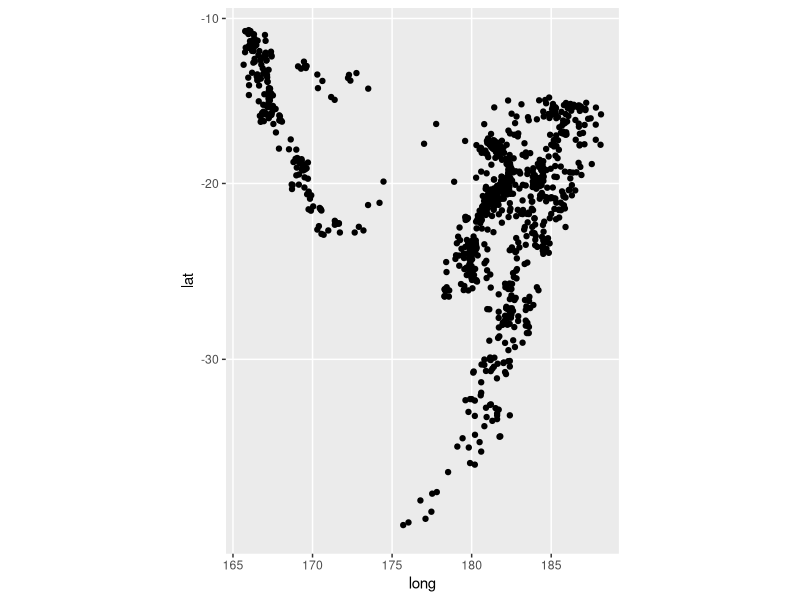
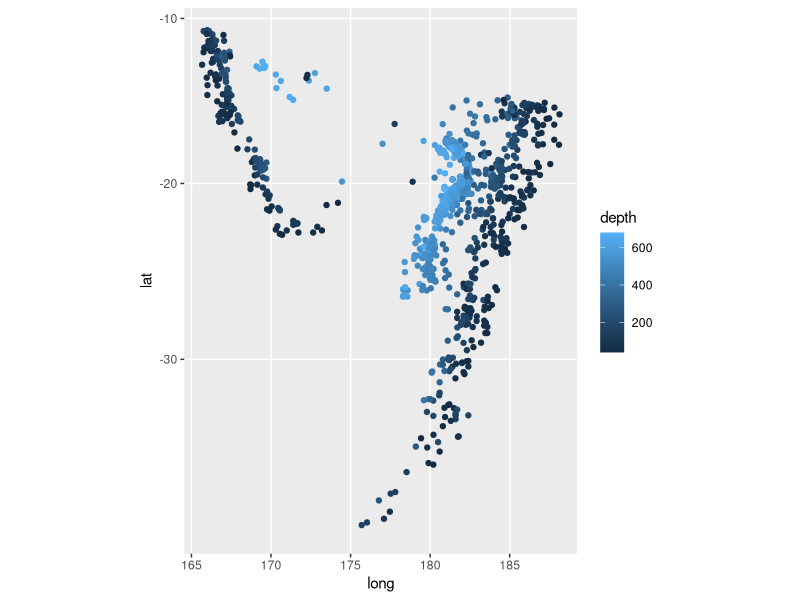
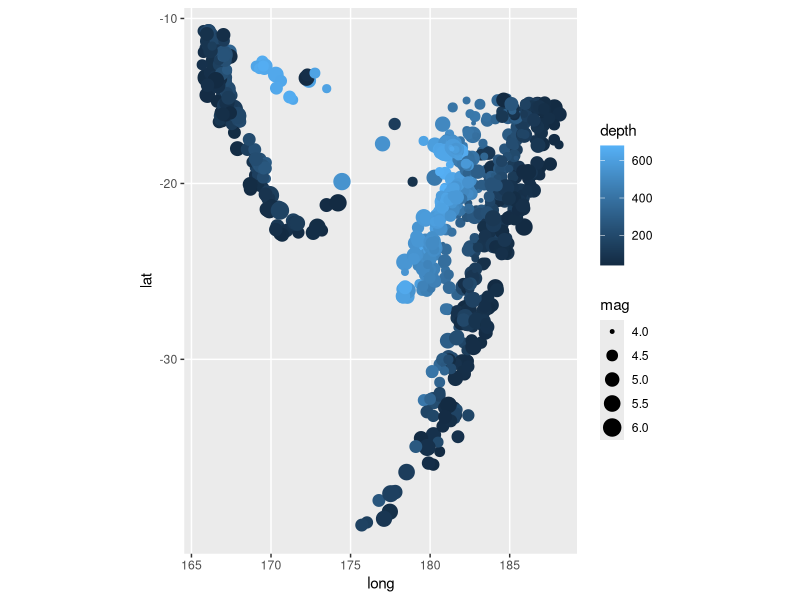
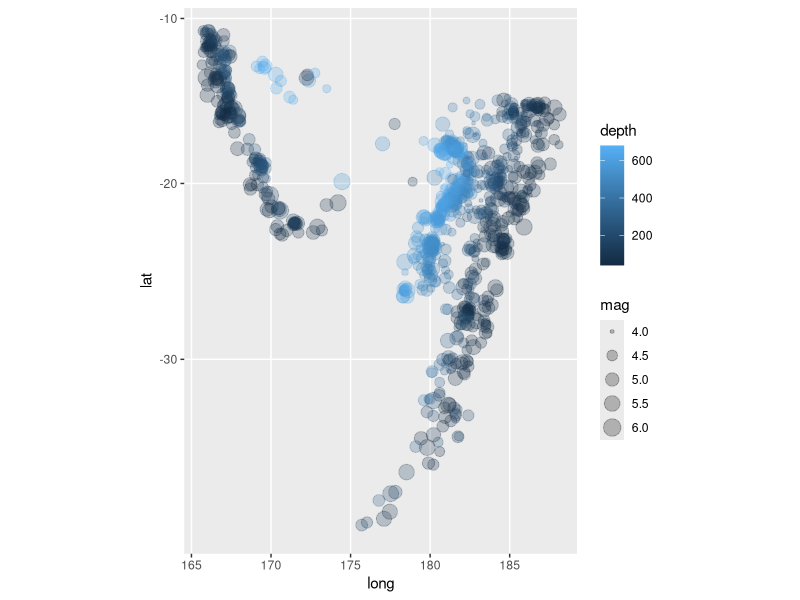
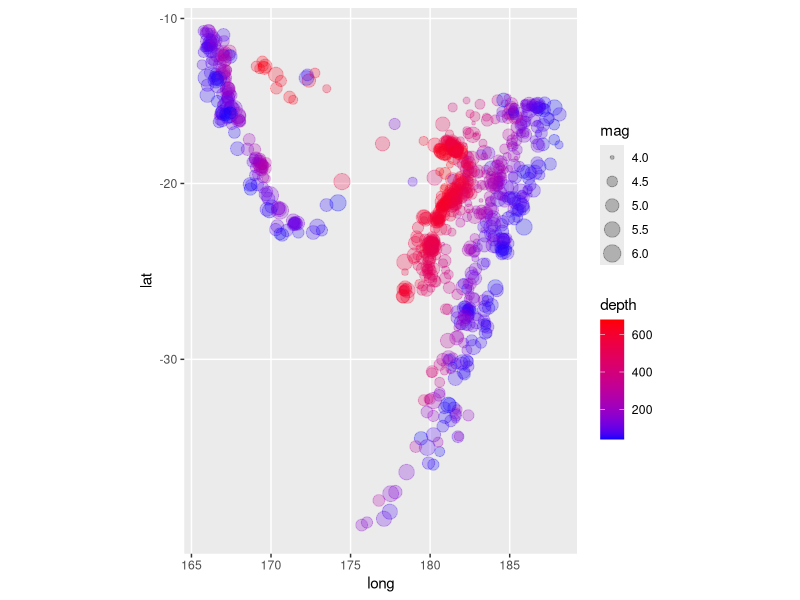
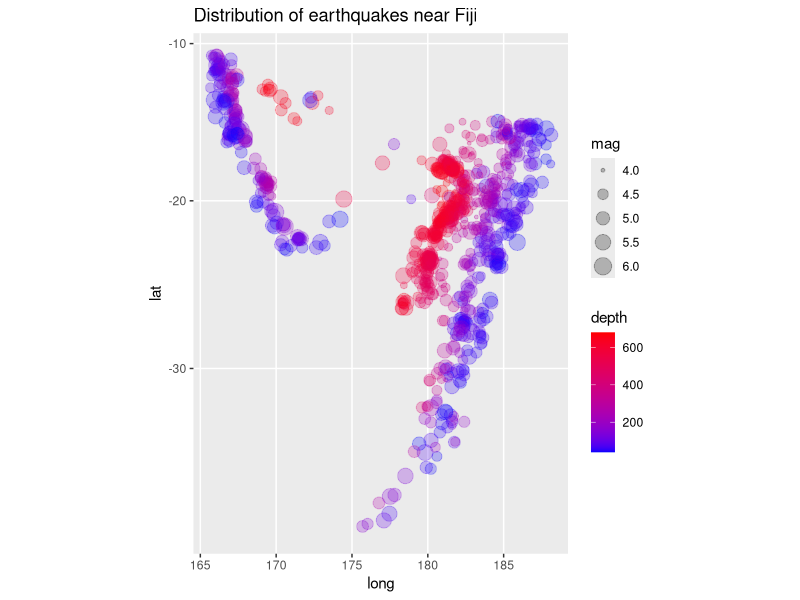
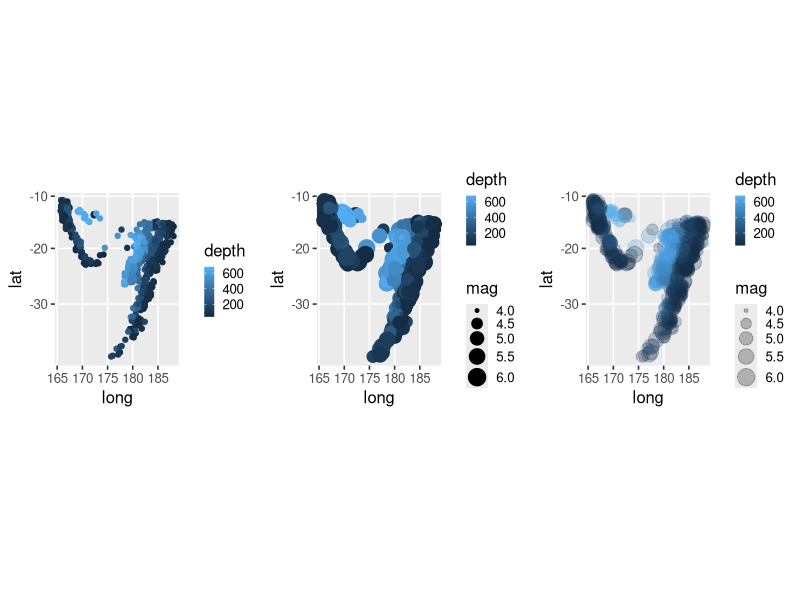

These charts were generated, in order, by the following R code:
# ----------------------------------------------------------------------------
# purpose: 	introduction to plotting using the ggplot2 package
# audience: you are expected to have some prior experience with R
# ----------------------------------------------------------------------------

# R has a number of built-in datasets
# In this example you use the dataset called quakes
# This data contains locations of earthquakes off Fiji

# Read the help page for more information
?quakes

# Inspect the structure of the data (a data frame with 5 columns)
str(quakes)

# install and load the packages
if (!require("ggplot2", quietly = TRUE))
    install.packages("ggplot2")
if (!suppressPackageStartupMessages(require("mapproj", quietly = TRUE)))
  install.packages("mapproj") # required for map projections

  library("ggplot2", quietly = TRUE)
suppressPackageStartupMessages(library("mapproj", quietly = TRUE))

# ----------------------------------------------------------------------------
# Starting to use the ggplot2 package
# ----------------------------------------------------------------------------

# The ggplot2 package is tremendously popular because it allows you to create
# beautiful plots by describing the plot structure


# Plot longitude and latitude of quakes
# To create a plot, you have to specify the data, then map aesthetics to 
# columns in your data. In this example, you map the column long to the x-axis
# and lat to the y-axis.
# Then you add a layer with points (geom_point) and a layer to plot maps

p0 <- ggplot(quakes, aes(x = long, y = lat)) + 
  geom_point() + 
  coord_map()
p0 

# You can use a number of different aesthetics, for example colour or size
# of the points

# Map the depth column to the colour aesthetic

p1 <- ggplot(quakes, aes(x = long, y = lat)) + 
  geom_point(aes(colour = depth)) + 
  coord_map()
p1

# Add size for magnitude. The bigger the magnitude, the larger the point

p2 <- ggplot(quakes, aes(x = long, y = lat)) + 
  geom_point(aes(colour = depth, size = mag)) + 
  coord_map()
p2

# You can control the transparancy of a plot object with the alpha aesthetic
# High values of alpha (close to 1) are opaque, while low values (close to 0)
# are translucent
# Add alpha level to hide overplotting, thus revealing detail

p3 <- ggplot(quakes, aes(x = long, y = lat)) + 
  geom_point(aes(colour = depth, size = mag), alpha = 0.25) + 
  coord_map()
p3

# Change colour gradient by adding a gradient scale

p4 <- ggplot(quakes, aes(x = long, y = lat)) + 
  geom_point(aes(colour = depth, size = mag), alpha = 0.25) + 
  coord_map() +
  scale_colour_gradient(low = "blue", high = "red")
p4

# Add a plot title

p5 <- ggplot(quakes, aes(x = long, y = lat)) + 
  geom_point(aes(colour = depth, size = mag), alpha = 0.25) + 
  scale_colour_gradient(low = "blue", high = "red") + 
  ggtitle("Distribution of earthquakes near Fiji") +
  coord_map()  

p5


# Now plot multiple plots on the same graphic
# The package "grid" is built into R and allows you to take control of the 
# plotting area. A grob is the abbreviation for "graphical object", and the 
# function ggplotGrob() in ggplot2 converts a ggplot2 object into a grob.
# You can then use the grid functions to combine your ggplot objects.

theme_set(theme_grey(12) + theme(legend.key.size  =  unit(0.5, "lines")))

library(grid)
plot.new()
grid.draw(cbind(
  ggplotGrob(p1), 
  ggplotGrob(p2),
  ggplotGrob(p3),
  size = "last"
))
